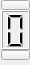
          <widget class="QFrame" name="verticalFrame_6">
           <property name="sizePolicy">
            <sizepolicy hsizetype="Fixed" vsizetype="Fixed">
             <horstretch>0</horstretch>
             <verstretch>0</verstretch>
            </sizepolicy>
           </property>
           <property name="minimumSize">
            <size>
             <width>30</width>
             <height>65</height>
            </size>
           </property>
           <property name="maximumSize">
            <size>
             <width>30</width>
             <height>65</height>
            </size>
           </property>
           <widget class="QPushButton" name="nixie10kUp">
            <property name="geometry">
             <rect>
              <x>1</x>
              <y>0</y>
              <width>29</width>
              <height>10</height>
             </rect>
            </property>
            <property name="sizePolicy">
             <sizepolicy hsizetype="Preferred" vsizetype="Preferred">
              <horstretch>0</horstretch>
              <verstretch>0</verstretch>
             </sizepolicy>
            </property>
            <property name="minimumSize">
             <size>
              <width>29</width>
              <height>0</height>
             </size>
            </property>
            <property name="maximumSize">
             <size>
              <width>16777215</width>
              <height>10</height>
             </size>
            </property>
            <property name="cursor">
             <cursorShape>SizeVerCursor</cursorShape>
            </property>
            <property name="autoFillBackground">
             <bool>false</bool>
            </property>
            <property name="text">
             <string/>
            </property>
            <property name="autoRepeat">
             <bool>true</bool>
            </property>
            <property name="flat">
             <bool>false</bool>
            </property>
           </widget>
           <widget class="QLCDNumber" name="nixie10k">
            <property name="enabled">
             <bool>true</bool>
            </property>
            <property name="geometry">
             <rect>
              <x>1</x>
              <y>10</y>
              <width>29</width>
              <height>40</height>
             </rect>
            </property>
            <property name="sizePolicy">
             <sizepolicy hsizetype="Preferred" vsizetype="Preferred">
              <horstretch>0</horstretch>
              <verstretch>0</verstretch>
             </sizepolicy>
            </property>
            <property name="minimumSize">
             <size>
              <width>29</width>
              <height>40</height>
             </size>
            </property>
            <property name="digitCount">
             <number>1</number>
            </property>
           </widget>
           <widget class="QPushButton" name="nixie10kDown">
            <property name="geometry">
             <rect>
              <x>1</x>
              <y>50</y>
              <width>29</width>
              <height>10</height>
             </rect>
            </property>
            <property name="sizePolicy">
             <sizepolicy hsizetype="Preferred" vsizetype="Preferred">
              <horstretch>0</horstretch>
              <verstretch>0</verstretch>
             </sizepolicy>
            </property>
            <property name="minimumSize">
             <size>
              <width>29</width>
              <height>0</height>
             </size>
            </property>
            <property name="maximumSize">
             <size>
              <width>16777215</width>
              <height>10</height>
             </size>
            </property>
            <property name="cursor">
             <cursorShape>SizeVerCursor</cursorShape>
            </property>
            <property name="autoFillBackground">
             <bool>false</bool>
            </property>
            <property name="text">
             <string/>
            </property>
            <property name="autoRepeat">
             <bool>true</bool>
            </property>
            <property name="flat">
             <bool>false</bool>
            </property>
           </widget>
          </widget>
